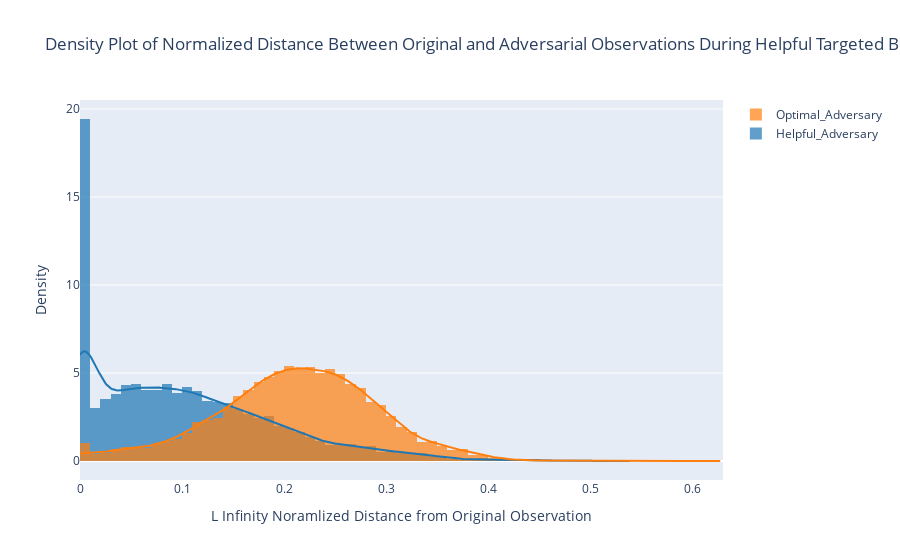

Notebook code for this chart:
### Code cell
fig = ff.create_distplot(df_norms.values.transpose(),
                   df_norms.columns.to_list(),
                   bin_size=0.01,
                   show_rug=False
                   ).update_layout(
                       title_text='Density Plot of Normalized Distance Between Original and Adversarial Observations During Helpful Targeted BB Attack'
                   )
fig.update_xaxes(title_text='L Infinity Noramlized Distance from Original Observation')
fig.update_yaxes(title_text='Density')

### Figure 1 — Plotly figure (JSON) as saved in the notebook; plotly's stock layout.template omitted (floating-point values rounded to 4 significant figures; data arrays with more than 128 entries replaced by an {"elided": "..."} marker saying what was removed)
{"data": [{"autobinx": false, "histnorm": "probability density", "legendgroup": "Helpful_Adversary", "marker": {"color": "rgb(31, 119, 180)"}, "name": "Helpful_Adversary", "opacity": 0.7, "type": "histogram", "x": {"elided": "8759 float values"}, "xaxis": "x", "xbins": {"end": 0.5401, "size": 0.01, "start": 0}, "yaxis": "y"}, {"autobinx": false, "histnorm": "probability density", "legendgroup": "Optimal_Adversary", "marker": {"color": "rgb(255, 127, 14)"}, "name": "Optimal_Adversary", "opacity": 0.7, "type": "histogram", "x": {"elided": "8759 float values"}, "xaxis": "x", "xbins": {"end": 0.6286, "size": 0.01, "start": 0}, "yaxis": "y"}, {"legendgroup": "Helpful_Adversary", "marker": {"color": "rgb(31, 119, 180)"}, "mode": "lines", "name": "Helpful_Adversary", "showlegend": false, "type": "scatter", "x": {"elided": "500 float values"}, "xaxis": "x", "y": {"elided": "500 float values"}, "yaxis": "y"}, {"legendgroup": "Optimal_Adversary", "marker": {"color": "rgb(255, 127, 14)"}, "mode": "lines", "name": "Optimal_Adversary", "showlegend": false, "type": "scatter", "x": {"elided": "500 float values"}, "xaxis": "x", "y": {"elided": "500 float values"}, "yaxis": "y"}], "layout": {"barmode": "overlay", "hovermode": "closest", "legend": {"traceorder": "reversed"}, "title": {"text": "Density Plot of Normalized Distance Between Original and Adversarial Observations During Helpful Targeted BB Attack"}, "xaxis": {"anchor": "y2", "domain": [0, 1], "title": {"text": "L Infinity Noramlized Distance from Original Observation"}, "zeroline": false}, "yaxis": {"anchor": "free", "domain": [0, 1], "position": 0, "title": {"text": "Density"}}}}
